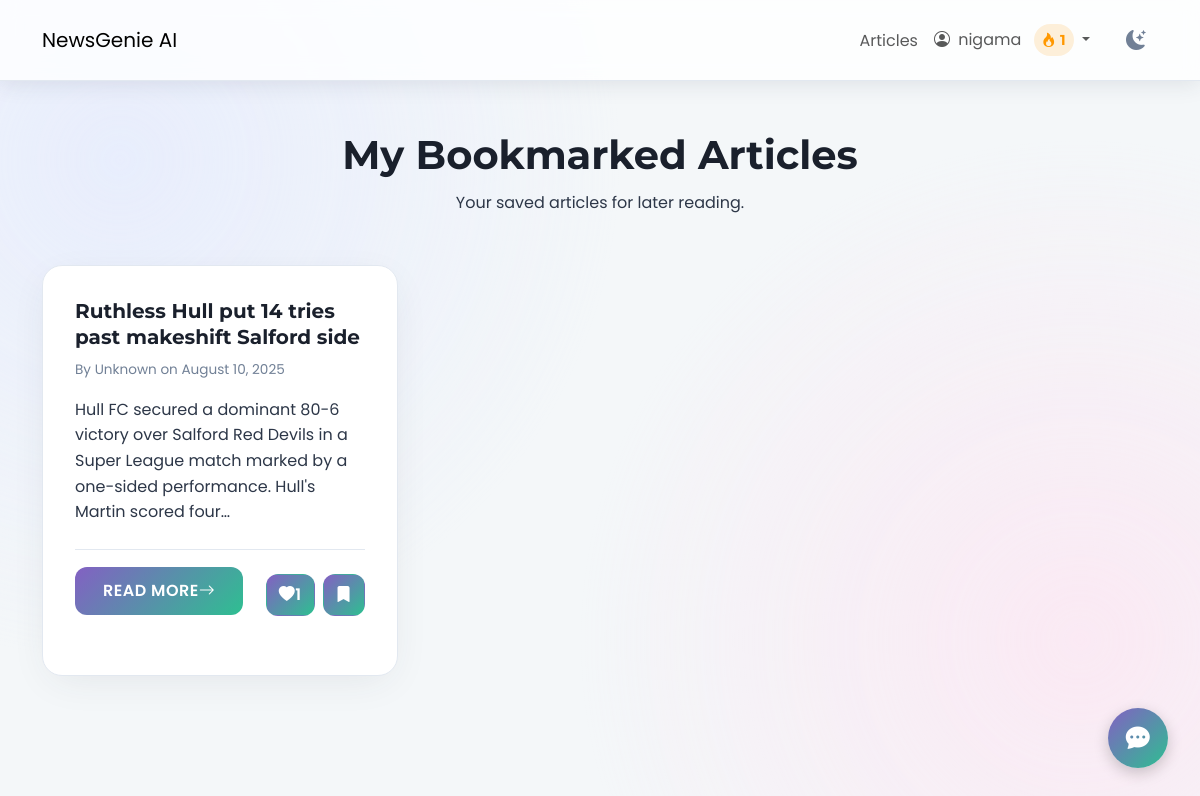
The page /bookmarks/ (signed in) on the database its author committed.
### users/models.py (models this page shows, shortened)
class Profile(models.Model):
    user = models.OneToOneField(User, on_delete=models.CASCADE)
    bio = models.TextField(max_length=500, blank=True, null=True)
    streak_count = models.IntegerField(default=0)
    last_login_date = models.DateField(null=True, blank=True)

### news/models.py (models this page shows, shortened)
class Bookmark(models.Model):
    user = models.ForeignKey(User, on_delete=models.CASCADE)
    article = models.ForeignKey(Article, on_delete=models.CASCADE, related_name='bookmarks')
    created_at = models.DateTimeField(auto_now_add=True)
    class Meta:
        unique_together = ('user', 'article')
        ordering = ['-created_at']

class Article(models.Model):
    title = models.CharField(max_length=255)
    author = models.CharField(max_length=100, default="Unknown")
    content = models.TextField()
    url = models.URLField(unique=True)
    source = models.CharField(max_length=100)
    published_at = models.DateTimeField()
    summary = models.TextField(blank=True, null=True)
    category = models.ManyToManyField(Category, related_name='articles')
    approved = models.BooleanField(default=False)
    audio_file = models.FileField(upload_to='news_audio/', blank=True, null=True)
    reading_time = models.PositiveIntegerField(default=0, help_text="Estimated reading time in minutes")
    is_spotlighted = models.BooleanField(default=False, help_text="Check this to feature this article on the articles page.")
    @property
    def total_likes(self):
        return self.likes.count()
    def approved_status(self):
        return self.approved
    approved_status.boolean = True
    approved_status.short_description = "Approved"

### news/views.py (the view)
# urls.py: path('bookmarks/', views.bookmark_list, name="bookmarks"),
@login_required
def bookmark_list(request):
    bookmarks = Bookmark.objects.filter(user=request.user).order_by('-created_at')
    article_ids = [b.article.id for b in bookmarks]
    liked_articles_ids = ArticleLike.objects.filter(user=request.user, article__id__in=article_ids).values_list('article__id', flat=True)
    for bookmark in bookmarks:
        bookmark.article.is_liked_by_user = bookmark.article.id in liked_articles_ids
        bookmark.article.is_bookmarked_by_user = True
    return render(request, "news/bookmarks.html", {"bookmarks": bookmarks})

### news/templates/news/bookmarks.html (shortened to what this page needs)
{% extends 'news/base.html' %}
{% load static %}
{% block content %}
<div class="page-header-section text-center mb-5">
    <h1 class="page-title-heading">My Bookmarked Articles</h1>
    <p class="page-subtitle-text">Your saved articles for later reading.</p>
</div>
{% if bookmarks %}
<div class="row row-cols-1 row-cols-md-2 row-cols-lg-3 g-4 article-grid">
    {% for bookmark in bookmarks %}
    <div class="col">
        <div class="app-card article-card h-100">
            <div class="card-body d-flex flex-column">
                <h5 class="card-title-article">{{ bookmark.article.title }}</h5>
                <p class="card-meta-info">By {{ bookmark.article.author }} on {{ bookmark.article.published_at|date:"F d, Y" }}</p>
                <p class="card-text-summary">{{ bookmark.article.summary|default:bookmark.article.content|truncatechars:150 }}</p>
                <div class="mt-auto article-actions">
                    <a href="{% url 'news:detail' bookmark.article.pk %}" class="btn app-btn read-more-btn article-card-read-more">Read More <i class="bi bi-arrow-right"></i></a>
                    <div class="d-flex gap-2 justify-content-end button-group-actions mt-2">
                        <button class="btn app-btn icon-btn like-btn {% if bookmark.article.is_liked_by_user %}liked{% endif %}" data-article-id="{{ bookmark.article.pk }}" >
                            <i class="bi {% if bookmark.article.is_liked_by_user %}bi-heart-fill{% else %}bi-heart{% endif %}"></i>
                            <span class="like-count">{{ bookmark.article.total_likes }}</span>
                        </button>
                        <button class="btn app-btn icon-btn bookmark-btn bookmarked" data-article-id="{{ bookmark.article.pk }}" {% if not user.is_authenticated %}disabled title="Login to bookmark" {% endif %}>
                            <i class="bi bi-bookmark-fill"></i>
                        </button>
                    </div>
                </div>
            </div>
            <div class="card-footer article-card-footer">
                {% for category in bookmark.article.category.all %}
                    <span class="badge category-pill-small me-1">{{ category.name }}</span>
                {% endfor %}
            </div>
        </div>
    </div>
    {% endfor %}
</div>
{% else %}
<div class="text-center py-5 app-card">
    <p class="lead">You haven't bookmarked any articles yet.</p>
    <a href="{% url "news:article_list" %}" class="btn app-btn primary-btn mt-3">Browse Articles</a>
</div>
{% endif %}
{% endblock content %}

### templates/news/base.html (shortened to what this page needs)
{% load static %}
<!DOCTYPE html>
<html lang="en">
<head>
    <link href="https://cdn.jsdelivr.net/npm/bootstrap@5.3.0/dist/css/bootstrap.min.css" rel="stylesheet">
    <link rel="stylesheet" href="https://cdn.jsdelivr.net/npm/bootstrap-icons@1.10.5/font/bootstrap-icons.css">
    <link rel="stylesheet" href="{% static 'css/newsgenie.css' %}">
</head>
<body class="{{ request.COOKIES.theme|default:'light' }}-mode">
    <header class="app-navbar navbar navbar-expand-lg sticky-top">
        <div class="container">
            <a class="navbar-brand navbar-brand-custom" href="{% url 'news:homepage' %}">NewsGenie AI</a>
            <div class="collapse navbar-collapse" id="navbarNav">
                <ul class="navbar-nav ms-auto align-items-center">
                    {% if user.is_authenticated %}
                        <li class="nav-item">
                            <a class="nav-link nav-link-custom" href="{% url 'news:article_list' %}">Articles</a>
                        </li>
                        <li class="nav-item dropdown">
                            <a class="nav-link nav-link-custom dropdown-toggle" href="#" id="navbarDropdown" role="button" data-bs-toggle="dropdown" aria-expanded="false">
                                <i class="bi bi-person-circle me-1"></i>
                                {{ user.username }}
                                <span class="streak-indicator ms-2">
                                    <i class="bi bi-fire"></i> {{ user.profile.streak_count }}
                                </span>
                            </a>
                        </li>
                    {% endif %}
                    <li class="nav-item ms-3">
                        <button id="theme-toggle" class="btn theme-toggle-btn">
                            <i class="bi bi-moon-stars-fill"></i>
                        </button>
                    </li>
                </ul>
            </div>
        </div>
    </header>
    <main class="container my-5 app-content-wrapper">
        {% block content %}{% endblock %}
    </main>
    <div id="chatbot-container">
        <button id="chatbot-toggle-btn" class="app-btn secondary-btn">
            <i class="bi bi-chat-dots-fill"></i>
        </button>
    </div>
</body>
</html>

### rows shown on the page
Bookmark: article "Ruthless Hull put 14 tries past makeshift Salford side", article.author "Unknown", article.published_at "August 10, 2025", article.summary "Hull FC secured a dominant 80-6 victory over Salford Red Devils in a Super League match marked by a one-sided performance. Hull's Martin scored four…", article.total_likes "1"

### other values the page prints
{{ user.username }} "nigama"
{{ user.profile.streak_count }} "1"
